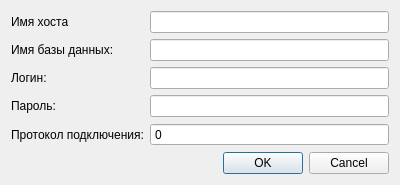
<?xml version="1.0" encoding="UTF-8"?>
<ui version="4.0">
 <class>DBData</class>
 <widget class="QDialog" name="DBLog">
  <property name="geometry">
   <rect>
    <x>0</x>
    <y>0</y>
    <width>400</width>
    <height>182</height>
   </rect>
  </property>
  <property name="windowTitle">
   <string>Dialog</string>
  </property>
  <layout class="QFormLayout" name="formLayout">
   <item row="0" column="0">
    <widget class="QLabel" name="l_hostName">
     <property name="text">
      <string>Имя хоста</string>
     </property>
     <property name="buddy">
      <cstring>le_hostName</cstring>
     </property>
    </widget>
   </item>
   <item row="0" column="1">
    <widget class="QLineEdit" name="le_hostName"/>
   </item>
   <item row="2" column="0">
    <widget class="QLabel" name="l_dbName">
     <property name="text">
      <string>Имя базы данных:</string>
     </property>
     <property name="buddy">
      <cstring>le_dbName</cstring>
     </property>
    </widget>
   </item>
   <item row="2" column="1">
    <widget class="QLineEdit" name="le_dbName"/>
   </item>
   <item row="5" column="0">
    <widget class="QLabel" name="l_password">
     <property name="text">
      <string>Пароль:</string>
     </property>
     <property name="buddy">
      <cstring>le_password</cstring>
     </property>
    </widget>
   </item>
   <item row="5" column="1">
    <widget class="QLineEdit" name="le_password"/>
   </item>
   <item row="6" column="0">
    <widget class="QLabel" name="l_connProt">
     <property name="text">
      <string>Протокол подключения:</string>
     </property>
     <property name="buddy">
      <cstring>sb_connProt</cstring>
     </property>
    </widget>
   </item>
   <item row="6" column="1">
    <widget class="QSpinBox" name="sb_connProt">
     <property name="buttonSymbols">
      <enum>QAbstractSpinBox::NoButtons</enum>
     </property>
     <property name="maximum">
      <number>9999999</number>
     </property>
    </widget>
   </item>
   <item row="7" column="0" colspan="2">
    <widget class="QDialogButtonBox" name="buttonBox">
     <property name="orientation">
      <enum>Qt::Horizontal</enum>
     </property>
     <property name="standardButtons">
      <set>QDialogButtonBox::Cancel|QDialogButtonBox::Ok</set>
     </property>
    </widget>
   </item>
   <item row="4" column="0">
    <widget class="QLabel" name="l_login">
     <property name="text">
      <string>Логин:</string>
     </property>
     <property name="buddy">
      <cstring>le_login</cstring>
     </property>
    </widget>
   </item>
   <item row="4" column="1">
    <widget class="QLineEdit" name="le_login"/>
   </item>
  </layout>
 </widget>
 <tabstops>
  <tabstop>le_hostName</tabstop>
  <tabstop>le_dbName</tabstop>
  <tabstop>le_login</tabstop>
  <tabstop>le_password</tabstop>
  <tabstop>sb_connProt</tabstop>
 </tabstops>
 <resources/>
 <connections>
  <connection>
   <sender>buttonBox</sender>
   <signal>accepted()</signal>
   <receiver>DBLog</receiver>
   <slot>accept()</slot>
   <hints>
    <hint type="sourcelabel">
     <x>248</x>
     <y>254</y>
    </hint>
    <hint type="destinationlabel">
     <x>157</x>
     <y>274</y>
    </hint>
   </hints>
  </connection>
  <connection>
   <sender>buttonBox</sender>
   <signal>rejected()</signal>
   <receiver>DBLog</receiver>
   <slot>reject()</slot>
   <hints>
    <hint type="sourcelabel">
     <x>316</x>
     <y>260</y>
    </hint>
    <hint type="destinationlabel">
     <x>286</x>
     <y>274</y>
    </hint>
   </hints>
  </connection>
 </connections>
</ui>
